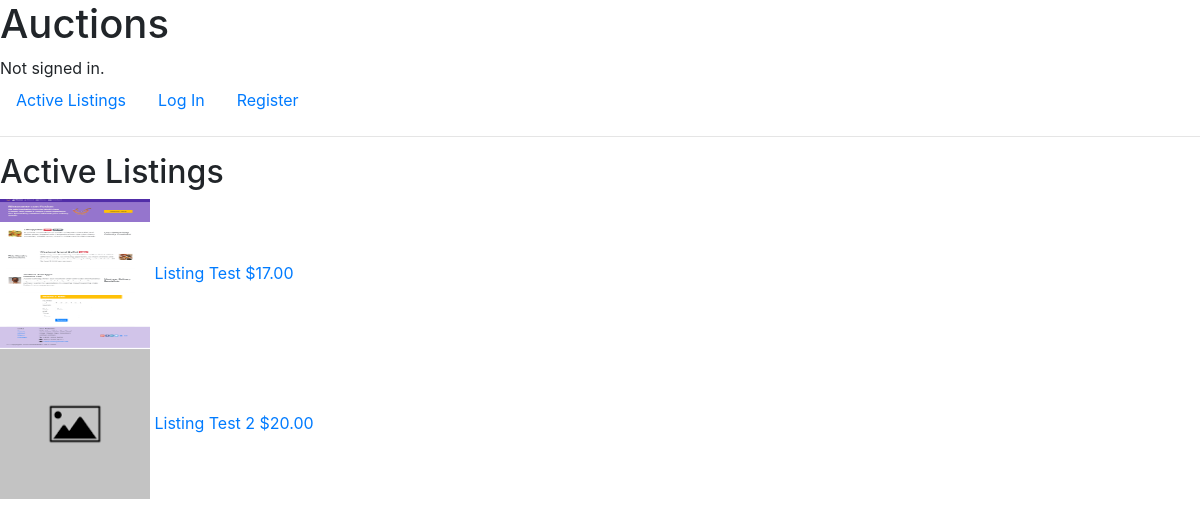
/auctions/, run on an earlier commit of the app's database.
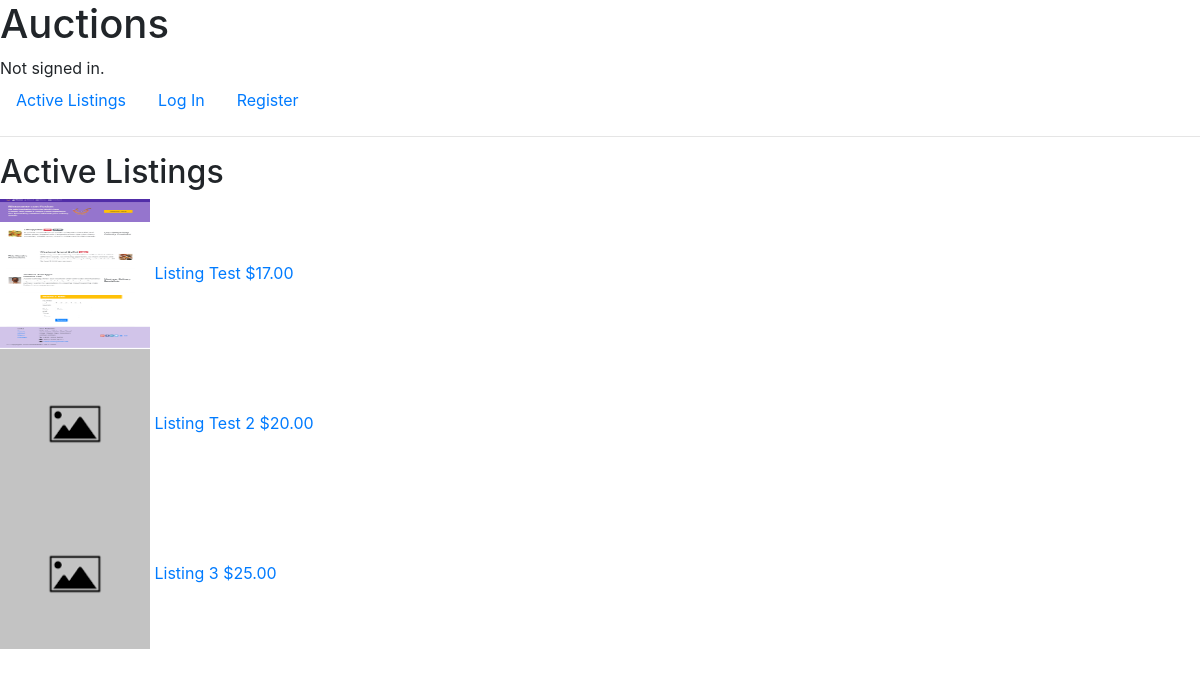
And on a later commit of the database.
### auctions/models.py (models this page shows, shortened)
class Auction_Listing(models.Model):
    listing_price = models.IntegerField()
    listing_title = models.CharField(max_length=64)
    listing_description = models.CharField(max_length=256)
    listing_date = models.DateTimeField()
    listing_categories = models.CharField(max_length=128)
    listing_image = models.ImageField(null=True, upload_to='uploads/', default='auctions/static/auctions/images/default_img.png')
    listed_by = models.ForeignKey('User', on_delete=models.CASCADE, null=True, blank=True, default=None)

### auctions/views.py (the view)
# urls.py: path('', views.index, name='index'),
def index(request):
    return render(request, "auctions/index.html",{
        "Auction_Listings": Auction_Listing.objects.all(),
    })

### auctions/templates/auctions/index.html
{% extends "auctions/layout.html" %}
{% block body %}
{% load static %}
    <h2>Active Listings</h2>
    <div >
        {% for listing in Auction_Listings %}
            <div> <a href="{% url 'auction' listing.id %}">
                {% if listing.listing_image %}
                    <img class="activeListingImg" src="{{ listing.listing_image.url }}" alt="">
                {% else %}
                    <img class="activeListingImg" src="{% static 'auctions/default_img.png' %}" alt="">
                {% endif %}
                {{ listing.listing_title }} ${{ listing.listing_price }}.00
            </div>
        {% endfor %}
    </div>
{% endblock %}

What changed in the data, as far as the page shows it:
added Auction_Listing: listing_title "Listing 3", listing_price "25"
